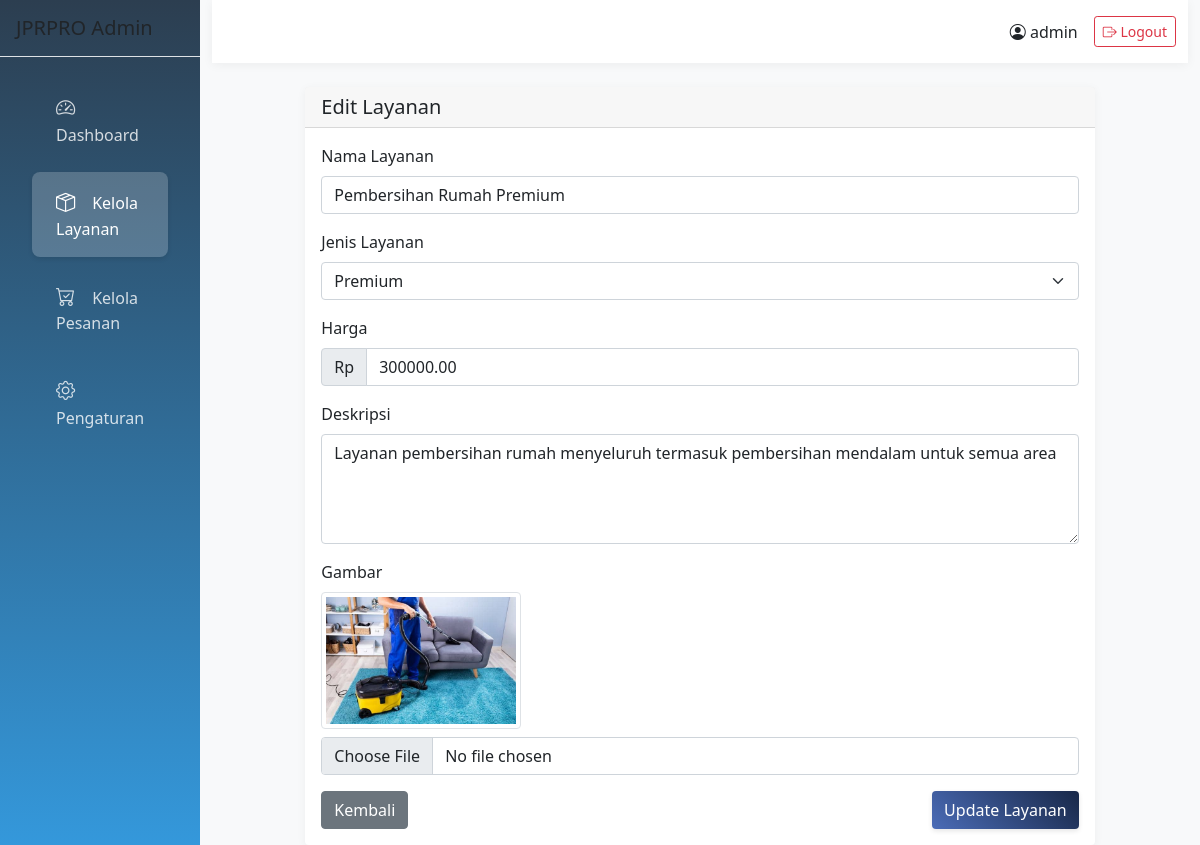
Screenshot of /admin/layanan_form.php?id=2 (signed in) with the database file from the repository.
### tables this page shows
CREATE TABLE `layanan` (
  `id` int(11) NOT NULL,
  `nama_layanan` varchar(100) NOT NULL,
  `jenis_layanan` enum('reguler','premium') NOT NULL,
  `harga` decimal(10,2) NOT NULL,
  `deskripsi` text DEFAULT NULL,
  `gambar` varchar(255) DEFAULT NULL
);

### admin/layanan_form.php (the view, shortened to what this page needs)
<?php
require_once '../config/database.php';
$id = $_GET['id'] ?? null;
$layanan = null;
$isEdit = false;
if ($id) {
    $isEdit = true;
    $stmt = $pdo->prepare('SELECT * FROM layanan WHERE id = ?');
    $stmt->execute([$id]);
    $layanan = $stmt->fetch();
}
?>
<!DOCTYPE html>
<html lang="id">
<head>
    <link href="https://cdn.jsdelivr.net/npm/bootstrap@5.1.3/dist/css/bootstrap.min.css" rel="stylesheet">
    <link rel="stylesheet" href="https://cdn.jsdelivr.net/npm/bootstrap-icons@1.7.2/font/bootstrap-icons.css">
    <link rel="stylesheet" href="../assets/css/admin.css">
</head>
<body>
    <div class="container-fluid">
        <div class="row">
            <div class="col-md-3 col-lg-2 px-0 bg-white sidebar">
                <div class="d-flex flex-column">
                    <div class="p-3 border-bottom">
                        <h5 class="mb-0">JPRPRO Admin</h5>
                    </div>
                    <div class="p-3">
                        <div class="nav flex-column">
                            <a class="nav-link" href="dashboard.php">
                                <i class="bi bi-speedometer2"></i> Dashboard
                            </a>
                            <a class="nav-link active" href="layanan.php">
                                <i class="bi bi-box-seam"></i> Kelola Layanan
                            </a>
                            <a class="nav-link" href="pesanan.php">
                                <i class="bi bi-cart-check"></i> Kelola Pesanan
                            </a>
                            <a class="nav-link" href="pengaturan.php">
                                <i class="bi bi-gear"></i> Pengaturan
                            </a>
                        </div>
                    </div>
                </div>
            </div>
            <div class="col-md-9 col-lg-10 ms-auto main-content px-4">
                <div class="row top-bar py-3 mb-4">
                    <div class="col d-flex justify-content-end align-items-center">
                        <span class="me-3">
                            <i class="bi bi-person-circle"></i> <?php echo htmlspecialchars($_SESSION['username']); ?>
                        </span>
                        <a href="logout.php" class="btn btn-outline-danger btn-sm">
                            <i class="bi bi-box-arrow-right"></i> Logout
                        </a>
                    </div>
                </div>
                <div class="row justify-content-center">
                    <div class="col-md-10">
                <div class="card">
                    <div class="card-header">
                        <h5 class="card-title mb-0"><?php echo $isEdit ? 'Edit' : 'Tambah'; ?> Layanan</h5>
                    </div>
                    <div class="card-body">
                        <form method="POST" enctype="multipart/form-data">
                            <div class="mb-3">
                                <label for="nama_layanan" class="form-label">Nama Layanan</label>
                                <input type="text" class="form-control" id="nama_layanan" name="nama_layanan"
                                       value="<?php echo htmlspecialchars($layanan['nama_layanan'] ?? ''); ?>" required>
                            </div>
                            <div class="mb-3">
                                <label for="jenis_layanan" class="form-label">Jenis Layanan</label>
                                <select class="form-select" id="jenis_layanan" name="jenis_layanan" required>
                                    <option value="premium" <?php echo ($layanan['jenis_layanan'] ?? '') === 'premium' ? 'selected' : ''; ?>>Premium</option>
                                </select>
                            </div>
                            <div class="mb-3">
                                <label for="harga" class="form-label">Harga</label>
                                <div class="input-group">
                                    <span class="input-group-text">Rp</span>
                                    <input type="number" class="form-control" id="harga" name="harga"
                                           value="<?php echo $layanan['harga'] ?? ''; ?>" required>
                                </div>
                            </div>
                            <div class="mb-3">
                                <label for="deskripsi" class="form-label">Deskripsi</label>
                                <textarea class="form-control" id="deskripsi" name="deskripsi" rows="4" required><?php echo htmlspecialchars($layanan['deskripsi'] ?? ''); ?></textarea>
                            </div>
                            <div class="mb-3">
                                <label for="gambar" class="form-label">Gambar</label>
                                <?php if (isset($layanan['gambar']) && $layanan['gambar']): ?>
                                    <div class="mb-2">
                                        <img src="../uploads/<?php echo htmlspecialchars($layanan['gambar']); ?>"
                                             alt="Current image" class="img-thumbnail" style="max-width: 200px;">
                                    </div>
                                <?php endif; ?>
                                <input type="file" class="form-control" id="gambar" name="gambar"
                                       accept=".jpg,.jpeg,.png,.gif" <?php echo $isEdit ? '' : 'required'; ?>>
                            </div>
                            <div class="d-flex justify-content-between">
                                <a href="layanan.php" class="btn btn-secondary">Kembali</a>
                                <button type="submit" class="btn btn-primary">
                                    <?php echo $isEdit ? 'Update' : 'Simpan'; ?> Layanan
                                </button>
                            </div>
                        </form>
                    </div>
                </div>
            </div>
        </div>
    </div>
</body>
</html>

### assets/css/admin.css (style rules this page uses)
.sidebar { min-height: 100vh; background: linear-gradient(180deg, #2c3e50 0%, #3498db 100%); box-shadow: 0 0 20px rgba(0,0,0,0.1); }
.sidebar .nav-link { color: rgba(255,255,255,0.8); padding: 1rem 1.5rem; border-radius: 0.5rem; margin: 0.3rem 1rem; transition: all 0.3s ease; }
.sidebar .nav-link.active { background-color: rgba(255,255,255,0.2); color: white; box-shadow: 0 2px 5px rgba(0,0,0,0.1); }
.sidebar .nav-link i { margin-right: 0.8rem; font-size: 1.2rem; }
.main-content { min-height: 100vh; background-color: #f8f9fa; }
.top-bar { background: white; box-shadow: 0 2px 10px rgba(0,0,0,0.05); }
.card { border: none; box-shadow: 0 2px 10px rgba(0,0,0,0.05); transition: transform 0.3s ease; }
.btn-primary { background: linear-gradient(45deg, #4b6cb7 0%, #182848 100%); border: none; box-shadow: 0 2px 5px rgba(0,0,0,0.1); }

### rows the page displays
layanan: nama_layanan "Pembersihan Rumah Premium", jenis_layanan "Premium", harga "300000.00", deskripsi "Layanan pembersihan rumah menyeluruh termasuk pembersihan mendalam untuk semua area", gambar (picture)

### other values shown
$_SESSION['username'] "admin"
